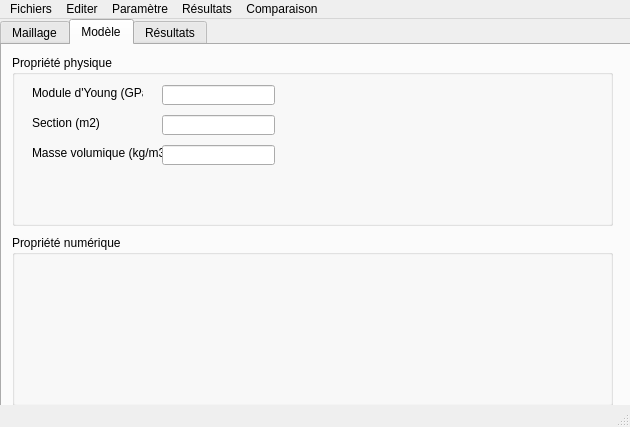
<?xml version="1.0" encoding="UTF-8"?>
<ui version="4.0">
 <class>MainWindow</class>
 <widget class="QMainWindow" name="MainWindow">
  <property name="geometry">
   <rect>
    <x>0</x>
    <y>0</y>
    <width>630</width>
    <height>427</height>
   </rect>
  </property>
  <property name="windowTitle">
   <string>MainWindow</string>
  </property>
  <widget class="QWidget" name="centralwidget">
   <widget class="QTabWidget" name="tabWidget">
    <property name="geometry">
     <rect>
      <x>0</x>
      <y>0</y>
      <width>631</width>
      <height>401</height>
     </rect>
    </property>
    <property name="currentIndex">
     <number>1</number>
    </property>
    <widget class="QWidget" name="tab">
     <attribute name="title">
      <string>Maillage</string>
     </attribute>
     <widget class="QGroupBox" name="groupBox">
      <property name="geometry">
       <rect>
        <x>20</x>
        <y>10</y>
        <width>591</width>
        <height>161</height>
       </rect>
      </property>
      <property name="title">
       <string>Maillage</string>
      </property>
      <widget class="QPushButton" name="pushButton">
       <property name="geometry">
        <rect>
         <x>30</x>
         <y>120</y>
         <width>121</width>
         <height>23</height>
        </rect>
       </property>
       <property name="text">
        <string>Ajouter le noeud</string>
       </property>
      </widget>
      <widget class="QLineEdit" name="lineEdit">
       <property name="geometry">
        <rect>
         <x>50</x>
         <y>30</y>
         <width>113</width>
         <height>20</height>
        </rect>
       </property>
      </widget>
      <widget class="QLabel" name="label">
       <property name="geometry">
        <rect>
         <x>20</x>
         <y>30</y>
         <width>21</width>
         <height>16</height>
        </rect>
       </property>
       <property name="font">
        <font>
         <pointsize>12</pointsize>
        </font>
       </property>
       <property name="text">
        <string>x</string>
       </property>
      </widget>
      <widget class="QLabel" name="label_2">
       <property name="geometry">
        <rect>
         <x>20</x>
         <y>60</y>
         <width>21</width>
         <height>16</height>
        </rect>
       </property>
       <property name="font">
        <font>
         <pointsize>12</pointsize>
        </font>
       </property>
       <property name="text">
        <string>Y</string>
       </property>
      </widget>
      <widget class="QLineEdit" name="lineEdit_2">
       <property name="geometry">
        <rect>
         <x>50</x>
         <y>60</y>
         <width>113</width>
         <height>20</height>
        </rect>
       </property>
      </widget>
      <widget class="QLabel" name="label_3">
       <property name="geometry">
        <rect>
         <x>20</x>
         <y>90</y>
         <width>21</width>
         <height>16</height>
        </rect>
       </property>
       <property name="font">
        <font>
         <pointsize>12</pointsize>
        </font>
       </property>
       <property name="text">
        <string>Z</string>
       </property>
      </widget>
      <widget class="QLineEdit" name="lineEdit_3">
       <property name="geometry">
        <rect>
         <x>50</x>
         <y>90</y>
         <width>113</width>
         <height>20</height>
        </rect>
       </property>
      </widget>
      <widget class="QLabel" name="label_4">
       <property name="geometry">
        <rect>
         <x>190</x>
         <y>30</y>
         <width>71</width>
         <height>20</height>
        </rect>
       </property>
       <property name="font">
        <font>
         <pointsize>12</pointsize>
        </font>
       </property>
       <property name="text">
        <string>element 1</string>
       </property>
      </widget>
      <widget class="QLineEdit" name="lineEdit_4">
       <property name="geometry">
        <rect>
         <x>270</x>
         <y>30</y>
         <width>113</width>
         <height>20</height>
        </rect>
       </property>
      </widget>
      <widget class="QLineEdit" name="lineEdit_5">
       <property name="geometry">
        <rect>
         <x>270</x>
         <y>60</y>
         <width>113</width>
         <height>20</height>
        </rect>
       </property>
       <property name="text">
        <string/>
       </property>
      </widget>
      <widget class="QLabel" name="label_5">
       <property name="geometry">
        <rect>
         <x>190</x>
         <y>60</y>
         <width>71</width>
         <height>20</height>
        </rect>
       </property>
       <property name="font">
        <font>
         <pointsize>12</pointsize>
        </font>
       </property>
       <property name="text">
        <string>element 2</string>
       </property>
      </widget>
      <widget class="QPushButton" name="pushButton_2">
       <property name="geometry">
        <rect>
         <x>240</x>
         <y>120</y>
         <width>121</width>
         <height>23</height>
        </rect>
       </property>
       <property name="text">
        <string>Ajouter l'element</string>
       </property>
      </widget>
     </widget>
     <widget class="QLineEdit" name="lineEdit_6">
      <property name="geometry">
       <rect>
        <x>200</x>
        <y>200</y>
        <width>113</width>
        <height>20</height>
       </rect>
      </property>
     </widget>
     <widget class="QLineEdit" name="lineEdit_7">
      <property name="geometry">
       <rect>
        <x>200</x>
        <y>230</y>
        <width>113</width>
        <height>20</height>
       </rect>
      </property>
     </widget>
     <widget class="QLabel" name="label_7">
      <property name="geometry">
       <rect>
        <x>40</x>
        <y>200</y>
        <width>151</width>
        <height>20</height>
       </rect>
      </property>
      <property name="font">
       <font>
        <pointsize>12</pointsize>
       </font>
      </property>
      <property name="text">
       <string>Nombre de noeuds :</string>
      </property>
     </widget>
     <widget class="QLabel" name="label_6">
      <property name="geometry">
       <rect>
        <x>40</x>
        <y>230</y>
        <width>151</width>
        <height>20</height>
       </rect>
      </property>
      <property name="font">
       <font>
        <pointsize>12</pointsize>
       </font>
      </property>
      <property name="text">
       <string>Nombre d'elements :</string>
      </property>
     </widget>
     <widget class="QLabel" name="label_8">
      <property name="geometry">
       <rect>
        <x>40</x>
        <y>270</y>
        <width>181</width>
        <height>20</height>
       </rect>
      </property>
      <property name="font">
       <font>
        <pointsize>12</pointsize>
       </font>
      </property>
      <property name="text">
       <string>Dimension du maillage :</string>
      </property>
     </widget>
     <widget class="QComboBox" name="comboBox">
      <property name="geometry">
       <rect>
        <x>230</x>
        <y>270</y>
        <width>69</width>
        <height>22</height>
       </rect>
      </property>
      <item>
       <property name="text">
        <string>1D</string>
       </property>
      </item>
      <item>
       <property name="text">
        <string>2D</string>
       </property>
      </item>
      <item>
       <property name="text">
        <string>3D</string>
       </property>
      </item>
     </widget>
    </widget>
    <widget class="QWidget" name="tab_2">
     <attribute name="title">
      <string>Modèle</string>
     </attribute>
     <widget class="QGroupBox" name="groupBox_2">
      <property name="geometry">
       <rect>
        <x>10</x>
        <y>10</y>
        <width>601</width>
        <height>171</height>
       </rect>
      </property>
      <property name="title">
       <string>Propriété physique</string>
      </property>
      <widget class="QLabel" name="label_9">
       <property name="geometry">
        <rect>
         <x>20</x>
         <y>30</y>
         <width>111</width>
         <height>16</height>
        </rect>
       </property>
       <property name="text">
        <string>Module d'Young (GPa)</string>
       </property>
      </widget>
      <widget class="QLineEdit" name="lineEdit_8">
       <property name="geometry">
        <rect>
         <x>150</x>
         <y>30</y>
         <width>113</width>
         <height>20</height>
        </rect>
       </property>
      </widget>
      <widget class="QLabel" name="label_10">
       <property name="geometry">
        <rect>
         <x>20</x>
         <y>60</y>
         <width>111</width>
         <height>16</height>
        </rect>
       </property>
       <property name="text">
        <string>Section (m2)</string>
       </property>
      </widget>
      <widget class="QLabel" name="label_11">
       <property name="geometry">
        <rect>
         <x>20</x>
         <y>90</y>
         <width>131</width>
         <height>16</height>
        </rect>
       </property>
       <property name="text">
        <string>Masse volumique (kg/m3)</string>
       </property>
      </widget>
      <widget class="QLineEdit" name="lineEdit_9">
       <property name="geometry">
        <rect>
         <x>150</x>
         <y>60</y>
         <width>113</width>
         <height>20</height>
        </rect>
       </property>
      </widget>
      <widget class="QLineEdit" name="lineEdit_10">
       <property name="geometry">
        <rect>
         <x>150</x>
         <y>90</y>
         <width>113</width>
         <height>20</height>
        </rect>
       </property>
      </widget>
     </widget>
     <widget class="QGroupBox" name="groupBox_3">
      <property name="geometry">
       <rect>
        <x>10</x>
        <y>190</y>
        <width>601</width>
        <height>171</height>
       </rect>
      </property>
      <property name="title">
       <string>Propriété numérique</string>
      </property>
     </widget>
    </widget>
    <widget class="QWidget" name="tab_3">
     <attribute name="title">
      <string>Résultats</string>
     </attribute>
    </widget>
   </widget>
  </widget>
  <widget class="QMenuBar" name="menubar">
   <property name="geometry">
    <rect>
     <x>0</x>
     <y>0</y>
     <width>630</width>
     <height>21</height>
    </rect>
   </property>
   <widget class="QMenu" name="menuD_finition">
    <property name="title">
     <string>Fichiers</string>
    </property>
   </widget>
   <widget class="QMenu" name="menuMod_le">
    <property name="title">
     <string>Editer</string>
    </property>
   </widget>
   <widget class="QMenu" name="menuVisualisation">
    <property name="title">
     <string>Paramètre</string>
    </property>
   </widget>
   <widget class="QMenu" name="menuR_sultats">
    <property name="title">
     <string>Résultats</string>
    </property>
   </widget>
   <widget class="QMenu" name="menuComparaison">
    <property name="title">
     <string>Comparaison</string>
    </property>
   </widget>
   <addaction name="menuD_finition"/>
   <addaction name="menuMod_le"/>
   <addaction name="menuVisualisation"/>
   <addaction name="menuR_sultats"/>
   <addaction name="menuComparaison"/>
  </widget>
  <widget class="QStatusBar" name="statusbar"/>
 </widget>
 <resources/>
 <connections/>
</ui>
